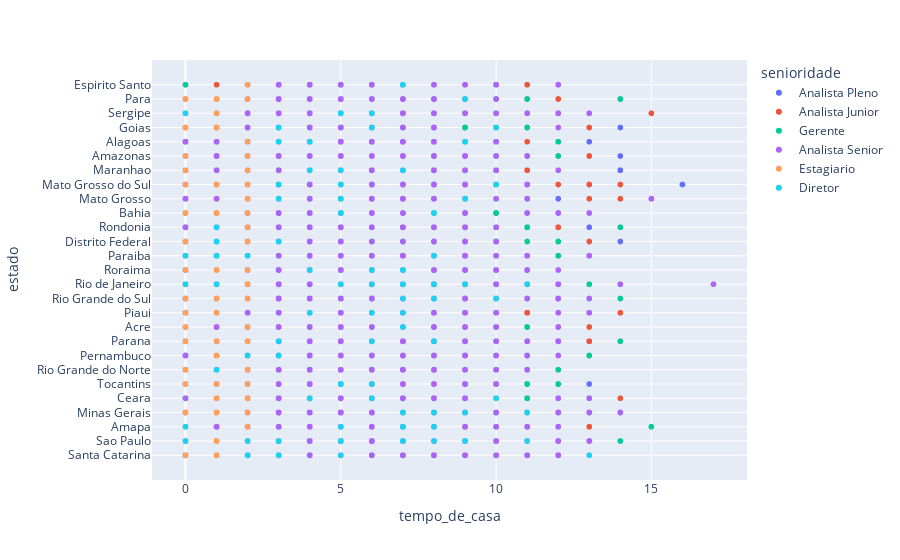

Notebook code for this chart:
### Code cell
fig_table = px.scatter(df, x='tempo_de_casa', y='estado', color='senioridade', hover_data=df.columns)
fig_table.show()

### Figure 1 — Plotly figure (JSON) as saved in the notebook; plotly's stock layout.template omitted (floating-point values rounded to 4 significant figures; data arrays with more than 128 entries replaced by an {"elided": "..."} marker saying what was removed)
{"data": [{"customdata": {"elided": "2494x8 mixed values"}, "hovertemplate": "senioridade=%{customdata[7]}<br>tempo_de_casa=%{x}<br>estado=%{y}<br>id=%{customdata[0]}<br>nome=%{customdata[1]}<br>genero=%{customdata[2]}<br>idade=%{customdata[3]}<br>raca=%{customdata[4]}<br>formacao=%{customdata[5]}<br>departamento=%{customdata[6]}<extra></extra>", "legendgroup": "Analista Pleno", "marker": {"color": "#636efa", "symbol": "circle"}, "mode": "markers", "name": "Analista Pleno", "showlegend": true, "type": "scattergl", "x": {"elided": "2494 int values"}, "xaxis": "x", "y": {"elided": "2494 str values"}, "yaxis": "y"}, {"customdata": {"elided": "2992x8 mixed values"}, "hovertemplate": "senioridade=%{customdata[7]}<br>tempo_de_casa=%{x}<br>estado=%{y}<br>id=%{customdata[0]}<br>nome=%{customdata[1]}<br>genero=%{customdata[2]}<br>idade=%{customdata[3]}<br>raca=%{customdata[4]}<br>formacao=%{customdata[5]}<br>departamento=%{customdata[6]}<extra></extra>", "legendgroup": "Analista Junior", "marker": {"color": "#EF553B", "symbol": "circle"}, "mode": "markers", "name": "Analista Junior", "showlegend": true, "type": "scattergl", "x": {"elided": "2992 int values"}, "xaxis": "x", "y": {"elided": "2992 str values"}, "yaxis": "y"}, {"customdata": {"elided": "1503x8 mixed values"}, "hovertemplate": "senioridade=%{customdata[7]}<br>tempo_de_casa=%{x}<br>estado=%{y}<br>id=%{customdata[0]}<br>nome=%{customdata[1]}<br>genero=%{customdata[2]}<br>idade=%{customdata[3]}<br>raca=%{customdata[4]}<br>formacao=%{customdata[5]}<br>departamento=%{customdata[6]}<extra></extra>", "legendgroup": "Gerente", "marker": {"color": "#00cc96", "symbol": "circle"}, "mode": "markers", "name": "Gerente", "showlegend": true, "type": "scattergl", "x": {"elided": "1503 int values"}, "xaxis": "x", "y": {"elided": "1503 str values"}, "yaxis": "y"}, {"customdata": {"elided": "1994x8 mixed values"}, "hovertemplate": "senioridade=%{customdata[7]}<br>tempo_de_casa=%{x}<br>estado=%{y}<br>id=%{customdata[0]}<br>nome=%{customdata[1]}<br>genero=%{customdata[2]}<br>idade=%{customdata[3]}<br>raca=%{customdata[4]}<br>formacao=%{customdata[5]}<br>departamento=%{customdata[6]}<extra></extra>", "legendgroup": "Analista Senior", "marker": {"color": "#ab63fa", "symbol": "circle"}, "mode": "markers", "name": "Analista Senior", "showlegend": true, "type": "scattergl", "x": {"elided": "1994 int values"}, "xaxis": "x", "y": {"elided": "1994 str values"}, "yaxis": "y"}, {"customdata": {"elided": "143x8 mixed values"}, "hovertemplate": "senioridade=%{customdata[7]}<br>tempo_de_casa=%{x}<br>estado=%{y}<br>id=%{customdata[0]}<br>nome=%{customdata[1]}<br>genero=%{customdata[2]}<br>idade=%{customdata[3]}<br>raca=%{customdata[4]}<br>formacao=%{customdata[5]}<br>departamento=%{customdata[6]}<extra></extra>", "legendgroup": "Estagiario", "marker": {"color": "#FFA15A", "symbol": "circle"}, "mode": "markers", "name": "Estagiario", "showlegend": true, "type": "scattergl", "x": {"elided": "143 int values"}, "xaxis": "x", "y": {"elided": "143 str values"}, "yaxis": "y"}, {"customdata": {"elided": "89x8 mixed values"}, "hovertemplate": "senioridade=%{customdata[7]}<br>tempo_de_casa=%{x}<br>estado=%{y}<br>id=%{customdata[0]}<br>nome=%{customdata[1]}<br>genero=%{customdata[2]}<br>idade=%{customdata[3]}<br>raca=%{customdata[4]}<br>formacao=%{customdata[5]}<br>departamento=%{customdata[6]}<extra></extra>", "legendgroup": "Diretor", "marker": {"color": "#19d3f3", "symbol": "circle"}, "mode": "markers", "name": "Diretor", "showlegend": true, "type": "scattergl", "x": [7, 4, 11, 7, 7, 7, 7, 6, 5, 7, 5, 4, 9, 5, 0, 3, 4, 8, 7, 5, 9, 8, 10, 6, 9, 8, 7, 7, 8, 7, 10, 7, 10, 3, 0, 3, 1, 1, 0, 6, 1, 11, 3, 11, 10, 11, 2, 7, 0, 3, 5, 4, 4, 6, 5, 7, 8, 1, 6, 2, 9, 5, 5, 7, 8, 9, 2, 3, 2, 3, 3, 5, 6, 8, 1, 5, 5, 5, 9, 1, 2, 3, 8, 3, 6, 5, 0, 6, 13], "xaxis": "x", "y": ["Piaui", "Roraima", "Minas Gerais", "Rio de Janeiro", "Amapa", "Espirito Santo", "Minas Gerais", "Sergipe", "Rio de Janeiro", "Minas Gerais", "Sergipe", "Alagoas", "Para", "Tocantins", "Paraiba", "Pernambuco", "Maranhao", "Sao Paulo", "Maranhao", "Rio de Janeiro", "Rio de Janeiro", "Paraiba", "Ceara", "Piaui", "Alagoas", "Minas Gerais", "Rio Grande do Sul", "Sao Paulo", "Amapa", "Rio de Janeiro", "Rio Grande do Sul", "Minas Gerais", "Mato Grosso do Sul", "Distrito Federal", "Sergipe", "Alagoas", "Rondonia", "Rio de Janeiro", "Rio de Janeiro", "Tocantins", "Rio Grande do Norte", "Rio de Janeiro", "Sao Paulo", "Minas Gerais", "Goias", "Sao Paulo", "Santa Catarina", "Maranhao", "Amapa", "Goias", "Sergipe", "Ceara", "Piaui", "Rio de Janeiro", "Mato Grosso", "Acre", "Rio Grande do Sul", "Paraiba", "Roraima", "Sao Paulo", "Sao Paulo", "Mato Grosso do Sul", "Bahia", "Roraima", "Bahia", "Mato Grosso", "Paraiba", "Santa Catarina", "Pernambuco", "Mato Grosso do Sul", "Mato Grosso", "Maranhao", "Goias", "Rio de Janeiro", "Distrito Federal", "Amapa", "Sao Paulo", "Rio de Janeiro", "Minas Gerais", "Distrito Federal", "Santa Catarina", "Alagoas", "Parana", "Parana", "Parana", "Santa Catarina", "Sao Paulo", "Ceara", "Santa Catarina"], "yaxis": "y"}], "layout": {"legend": {"title": {"text": "senioridade"}, "tracegroupgap": 0}, "margin": {"t": 60}, "xaxis": {"anchor": "y", "domain": [0, 1], "title": {"text": "tempo_de_casa"}}, "yaxis": {"anchor": "x", "domain": [0, 1], "title": {"text": "estado"}}}}
